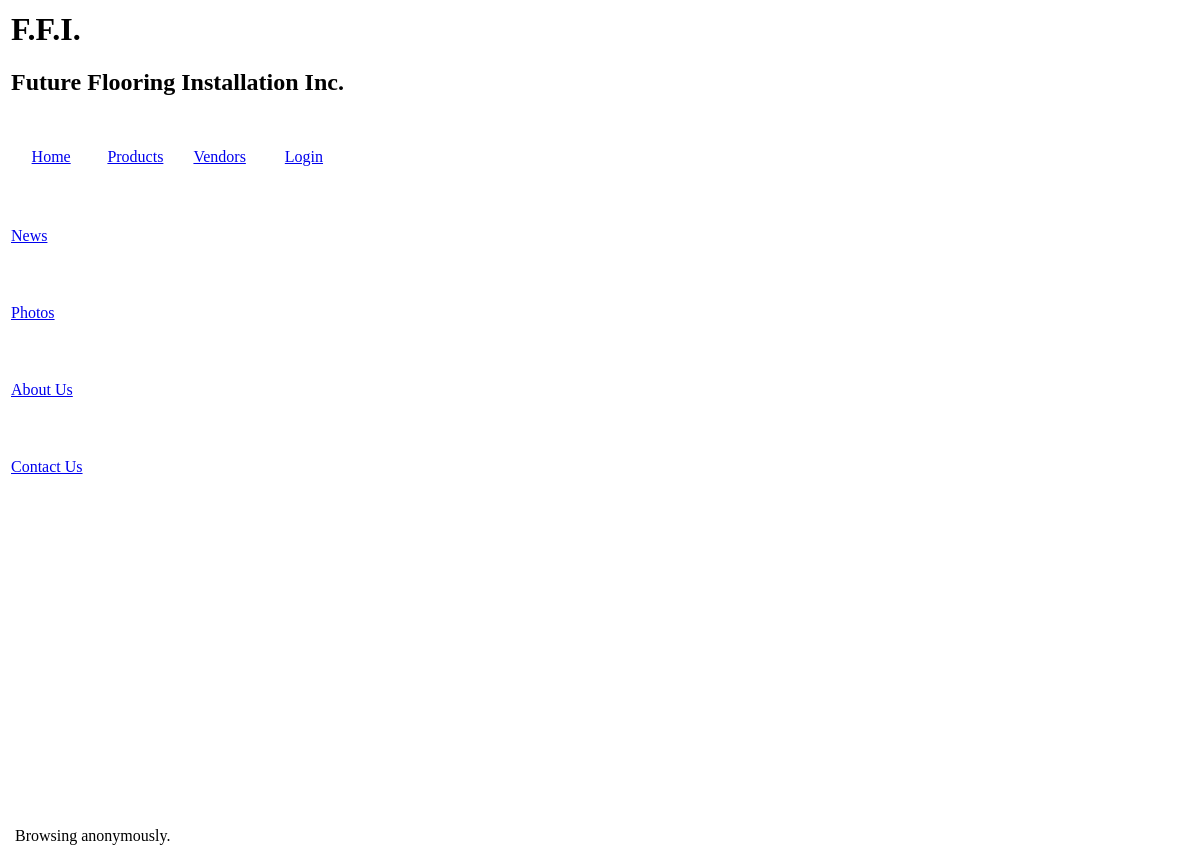
/news, run on an earlier commit of the app's database.
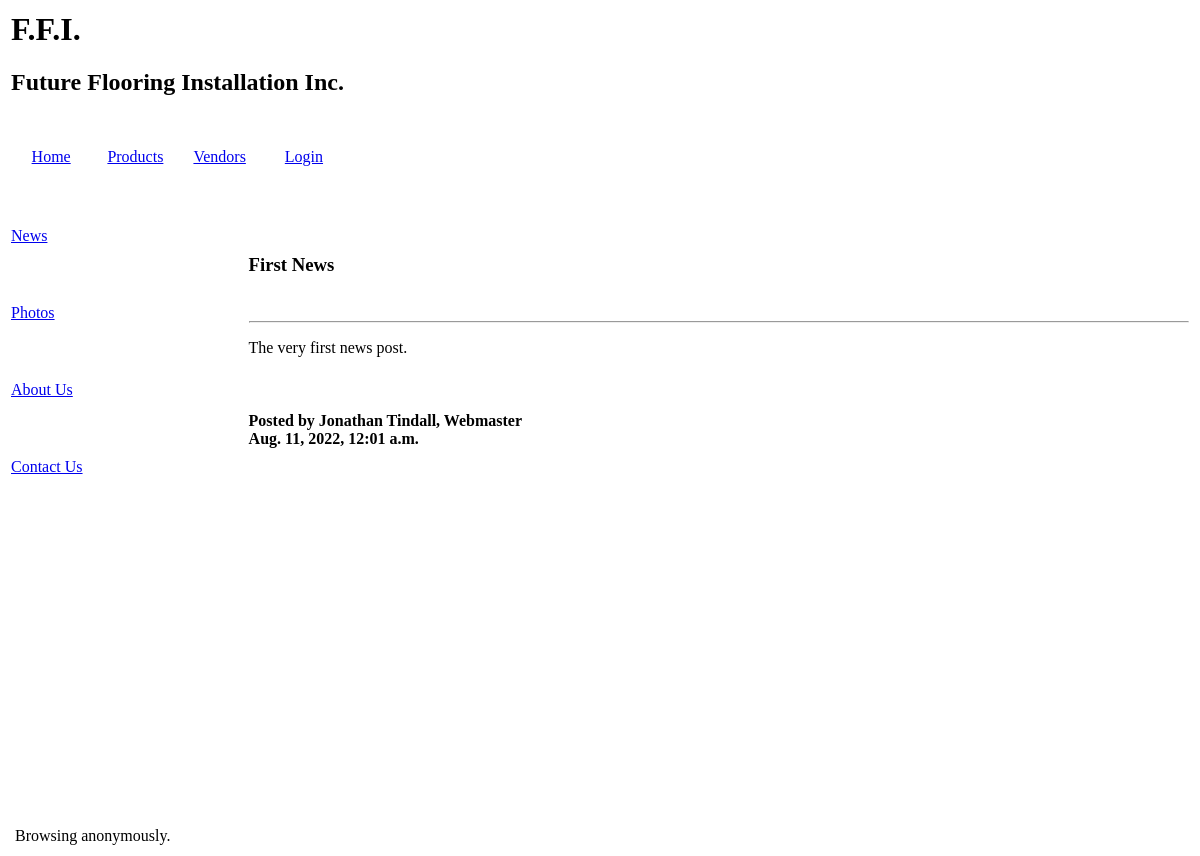
And on a later commit of the database.
### FFIapp/models.py (models this page shows)
class newsPost(models.Model):
    author = models.ForeignKey(UserProfile, on_delete=models.SET_NULL, related_name="posts", null="True")
    created_at = models.DateTimeField(auto_now_add="True")
    title = models.CharField(max_length=100)
    message = models.CharField(max_length=1000)

class UserProfile(AbstractUser):
    age = models.PositiveIntegerField(name="age", null="yes", blank="yes")
    role = models.CharField(name="role", null="yes", blank="yes", max_length=20)

### FFIapp/views.py (the view)
# urls.py: path('news', newsPostView.as_view()),
class newsPostView(ListView):
    model = newsPost
    template_name = "news.html"

### FFIapp/templates/news.html (shortened to what this page needs)
{%extends 'homeMenu.html'%}
{%block content%}
<Br><Br>
    {% for newsPost in object_list %}
    <h3>{{ newsPost.title }}</h3><br><hr>
        <p>{{ newsPost.message }}</p><br>
        <h4>Posted by {{ newsPost.author.first_name|add:' '|add:newsPost.author.last_name|add:', '|add:newsPost.author.role }}<br>{{ newsPost.created_at}}</h4>
{% endfor %}
{% endblock %}

### FFIapp/templates/homeMenu.html
{%extends 'base.html'%}
{%block menu%}
<table width=100% height=80%>
    <tr>
        <td height=75 width=20%><a class="subMenu" href="news">News</a>
        <td rowspan=5 valign="top" width=80%>
            <div class="viewer">
        {%block content%}
        {% endblock %}
        </div>
        </td>
    </tr>
    <tr>
        <td height=75 width=20%><a class="subMenu" href="photos">Photos</a>
    </tr>
    <tr>
        <td height=75 width=20%><a class="subMenu" href="about">About Us</a>
    </tr>
    <tr>
        <td height=75 width=20%><a class="subMenu" href="contact">Contact Us</a>
    </tr>
    <tr>
    </tr>
</table>
{% endblock %}

### FFIapp/templates/base.html (shortened to what this page needs)
<html>
    <head>
    </head>
    <body>
<div class="wrap"><div class="main">
<table class="menuTable" border=0>
    <tr>
        <Td colspan=4><h1>F.F.I.
                        <h2>Future Flooring Installation Inc.
    </tr>
    <tr align=center height=75>
        <td width=25%>
                <a class="menu" href="/home">Home</a>
        <td width=25%>
                <a class="menu" href="/products">Products</a>
        <td width=25%>
                <a class="menu" href="/vendors">Vendors</a>
        <td width=25%>
            {% if user.is_authenticated %}
                        <a class="menu" href="/accounts/logout">Logout</a>
                    {% else %}
                        <a class="menu" href="/accounts/login">Login</a>
                    {% endif %}
    </tr>
</table>
        <div class="container">
            {% block menu %}
            {% endblock %}
        </div>
</div></div>
        <div id="footer">
            <table class="foot">
                <tr>
                    <td>
                    </td>
                    <Td>
                    {% if user.is_authenticated %}
                        Logged in as {{ user.first_name|add:' '|add:user.last_name|add:', '|add:user.role|default:'Anonymous' }}.
                    {% else %}
                        Browsing anonymously.
                    {% endif %}
        </Td></tr>
        </table>
        </div>
    </body>
</html>

What changed in the data, as far as the page shows it:
added newsPost: title "First News", message "The very first news post.", author.first_name|add "Jonathan Tindall, Webmaster", created_at "Aug. 11, 2022, 12:01 a.m."
